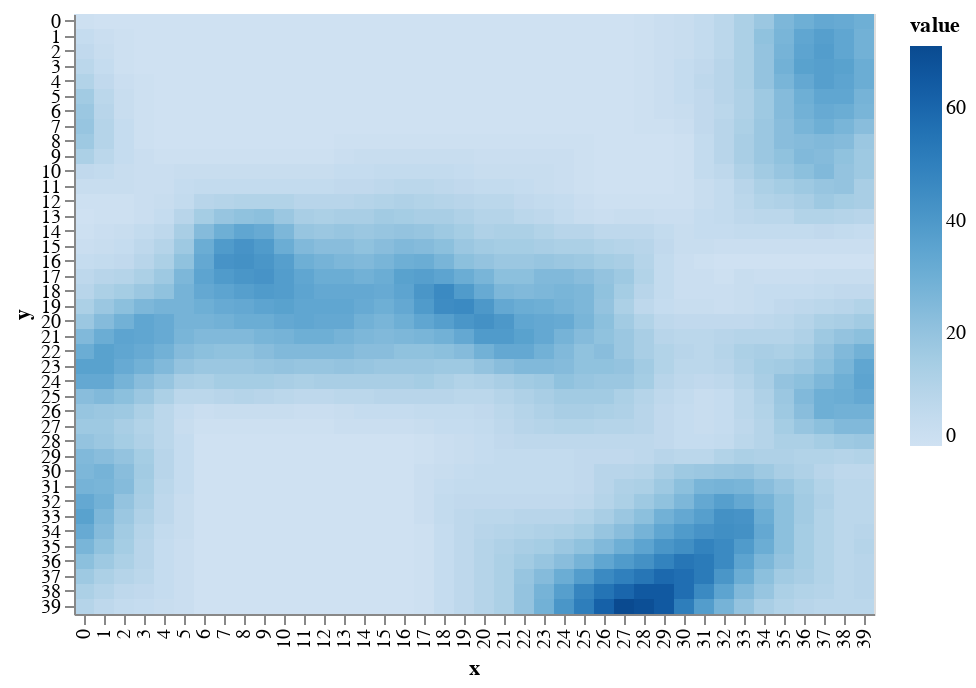

The notebook cell this image was saved under:
### Code cell
draw.drawRainFall(world.grid_rainfall)

### Figure 1 — Vega-Lite specification as saved in the notebook (floating-point values rounded to 4 significant figures; data arrays with more than 128 entries replaced by an {"elided": "..."} marker saying what was removed)
{"$schema": "https://vega.github.io/schema/vega-lite/v2.6.0.json", "config": {"view": {"height": 300, "width": 400}}, "data": {"name": "data-f9cfd3806b46ad620af3504248b6efc9"}, "datasets": {"data-f9cfd3806b46ad620af3504248b6efc9": {"elided": "1600 records"}}, "encoding": {"color": {"field": "value", "scale": {"scheme": "blues"}, "type": "quantitative"}, "x": {"field": "x", "type": "ordinal"}, "y": {"field": "y", "type": "ordinal"}}, "mark": "rect"}
